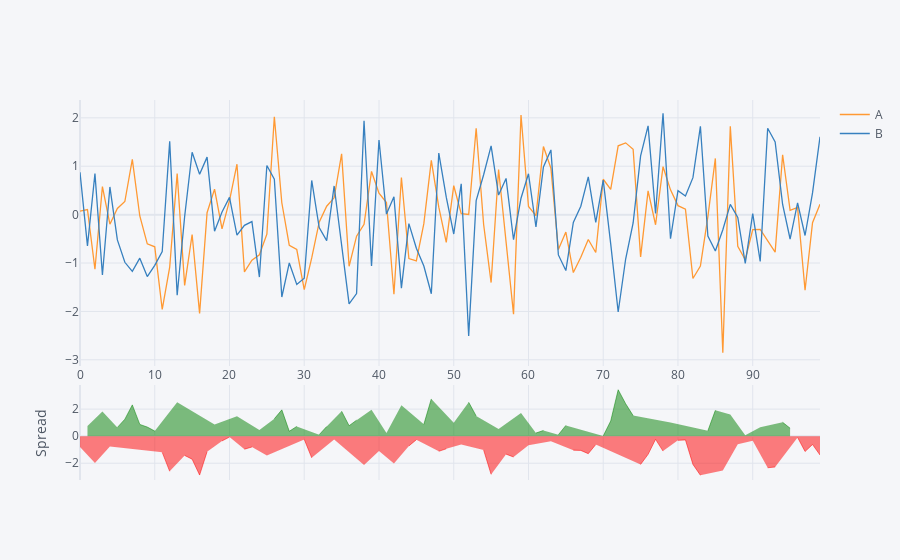

The code cell stored with this chart in its notebook:
### Markdown cell above
## Spread

### Code cell

